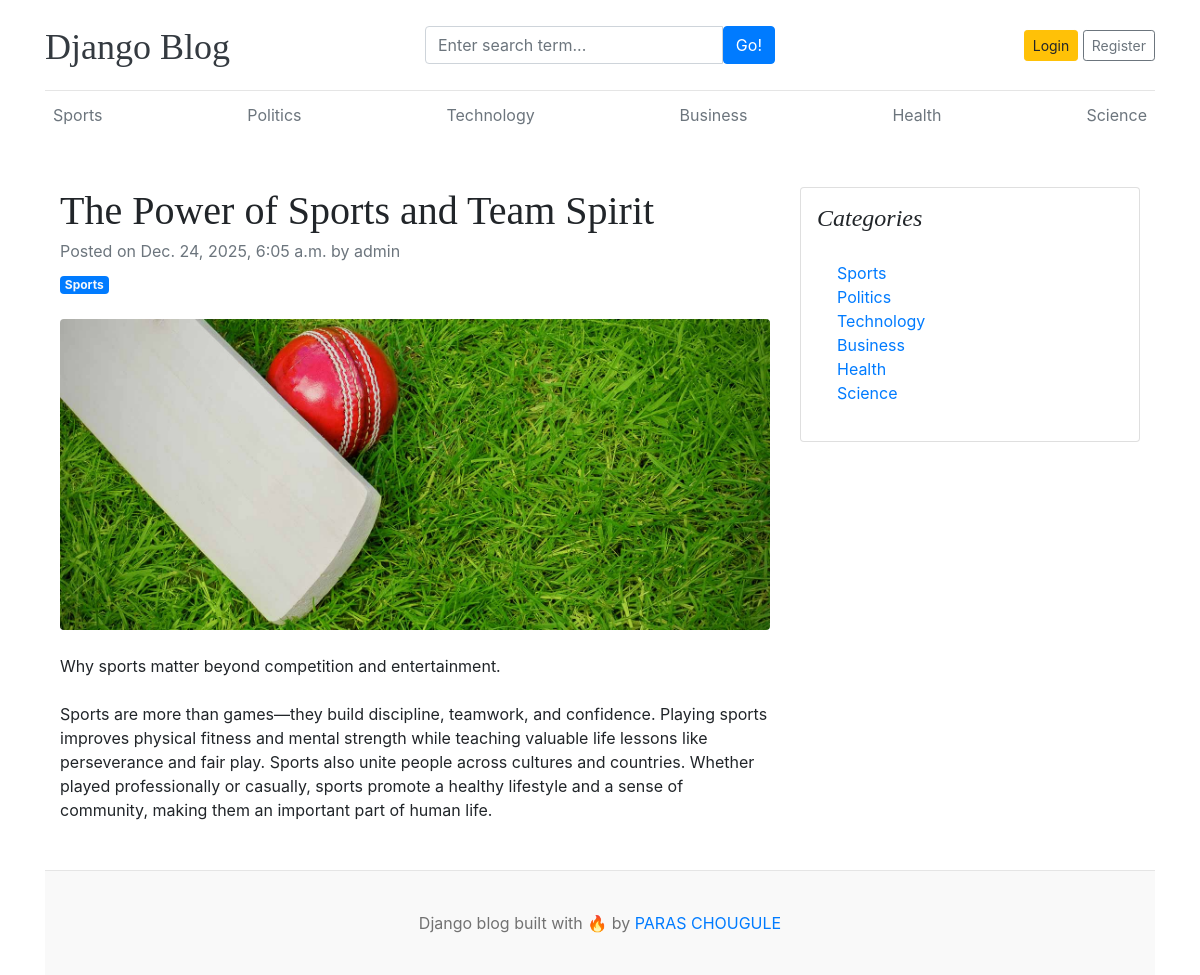
Page /blogs/the-power-of-sports-and-team-spirit/ on the earlier database version.
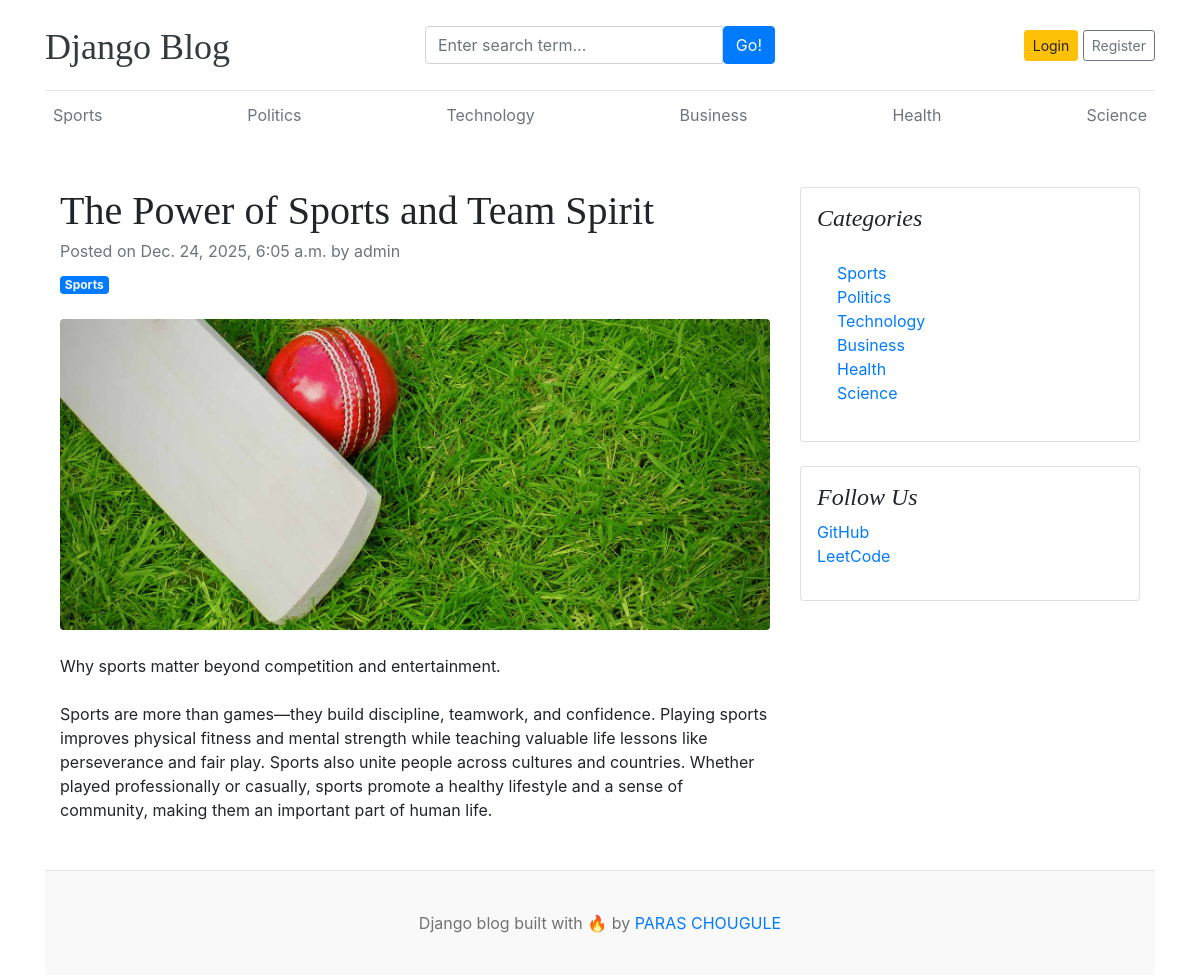
Same page on the later database version.
### blogs/models.py (models this page shows)
class Category(models.Model):
    category_name = models.CharField(max_length=50, unique=True)
    created_at = models.DateTimeField(auto_now_add=True)
    updated_at = models.DateTimeField(auto_now=True)
    class Meta:
        verbose_name_plural = 'categories'
    def __str__(self):
        return self.category_name

### assignments/models.py (models this page shows, shortened)
class SocialLink(models.Model):
    platform = models.CharField(max_length=50)
    link = models.URLField(max_length=50)
    created_at = models.DateTimeField(auto_now_add=True)
    updated_at = models.DateTimeField(auto_now=True)

### blogs/views.py (the view)
# urls.py: path('blogs/<slug:slug>/',blogViews.blogs, name="blogs"),
def blogs(request, slug):
    single_blog = get_object_or_404(Blog, slug=slug)
    context = {
        'single_blog' :single_blog,
    }
    return render(request, 'blogs.html', context)

### blogs/context_processors.py (called while the page is built)
def get_categories(request):
    categories = Category.objects.all()
    return dict(categories=categories)

def get_social_links(request):
    social_links = SocialLink.objects.all()
    return dict( social_links = social_links )

### templates/blogs.html
{% extends 'base.html' %}
{% block content %}
<div class="container mt-5">
    <div class="row">
        <div class="col-lg-8">
            <article>
                <header class="mb-4">
                    <h1 class="fw-bolder mb-1">{{ single_blog.title }}</h1>
                    <div class="text-muted fst-italic mb-2">Posted on {{ single_blog.created_at }} by admin</div>
                    <a class="badge bg-primary text-decoration-none text-light" href="#!"> {{ single_blog.category }}</a>
                </header>
                <figure class="mb-4"><img class="img-fluid rounded" src="{{ single_blog.featured_image.url }}" alt="category_image" /></figure>
                <section class="mb-5">
                    <p class="fs-5 mb-4">{{ single_blog.short_description }}</p>
                    <p class="fs-5 mb-4">{{ single_blog.blog_body }}</p>
                    </section>
            </article>
        </div>
        <div class="col-lg-4">
            <div class="card mb-4 p-3">
                <h4 class="font-italic">Categories</h4>
                <div class="card-body">
                    <div class="row">
                        <div class="col-sm-6">
                            <ul class="list-unstyled mb-0">
                                {% for i in categories %}
                                <li><a href="{% url 'posts_by_category' i.id %}">{{i.category_name}}</a></li>
                                {% endfor %}
                            </ul>
                        </div>
                    </div>
                </div>
            </div>
             {% if social_links %}
                <div class="card mb-4 p-3">
                    <h4 class="font-italic">Follow Us</h4>
                    <ol class="list-unstyled">
                        {% for i in social_links%}
                        <li><a href= "{{i.link}}" target = "_blank" >{{ i.platform }}</a></li>
                        {% endfor %}
                    </ol>
                </div>
            {% endif %}
        </div>
    </div>
</div>
{% endblock %}

### templates/base.html (shortened to what this page needs)
{% load static %}
<!DOCTYPE html>
<html lang="en">
<head>
    <link href="https://getbootstrap.com/docs/4.0/dist/css/bootstrap.min.css" rel="stylesheet">
    <link href="{% static 'css/blog.css' %}" rel="stylesheet">
  </head>
<body>
    <div class="container">
      <header class="blog-header py-3">
        <div class="row flex-nowrap justify-content-between align-items-center">
          <div class="col-4 pt-1">
            <a class="blog-header-logo text-dark" href="/">Django Blog</a>
          </div>
          <div class="col-4">
            <form action="{% url 'search' %}" method="get">
              <div class="input-group">
                <input class="form-control" type="text" name="keyword" placeholder="Enter search term..." aria-label="Enter search term..." aria-describedby="button-search" />
                <button type="submit" class="btn btn-primary" id="button-search" type="button">Go!</button>
              </div>
            </form>
          </div>
          <div class="col-4 d-flex justify-content-end align-items-center">
            {% if user.is_authenticated %}
            <a href="{% url 'logout' %}">Logout</a>
            {% else %}
              <a class="btn btn-sm btn-warning" href="{% url 'login' %}">Login</a> &nbsp;
              <a class="btn btn-sm btn-outline-secondary" href="{% url 'register' %} ">Register</a>
            {% endif %}
          </div>
        </div>
      </header>
      <div class="nav-scroller py-1 mb-2">
        <nav class="nav d-flex justify-content-between">
          {% for i in categories %}
          <a class="p-2 text-muted" href="{% url 'posts_by_category' i.id %}">{{i}}</a>
          {% endfor %}
        </nav>
      </div>
{% block content %}
{% endblock %}
<footer class="blog-footer">
  <p>Django blog built with 🔥 by <a href="#">PARAS CHOUGULE</a></p>
</footer>
</body>
</html>

Differences in the rows shown:
added SocialLink: platform "GitHub"
added SocialLink: platform "LeetCode"
Other differences:
text now shown: "Follow Us"
